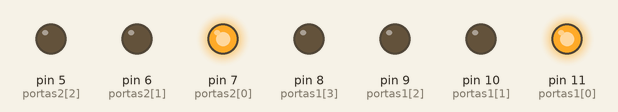
Recording of a sketch running on a simulated Arduino Uno, built with avr-gcc and run on an emulated ATmega328P. Shown: output pins drawn as LEDs (lit = HIGH). Colours are those a GRB WS2812 strip shows for the declared byte order; what the sketch prints to the serial monitor is not drawn.

Above: at 0.1 s.
At 0.9 s:
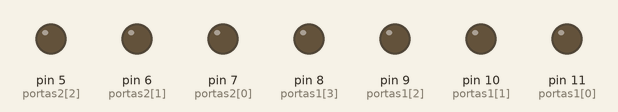
Timing chart, 0 to 2.4 s (numbered marks = the images above):
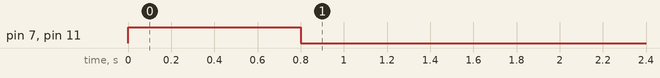

The sketch:

Teste_10.ino
```cpp
//#include <Adafruit_NeoPixel.h>
#include <SoftwareSerial.h>
#include <FastLED.h>
#define PIN 2       // On Trinket or Gemma, suggest changing this to 1
#define LED_PIN 10  // Popular NeoPixel ring size
#define DELAYVAL 1  // Time (in milliseconds) to pause between pixels
#define NUM_LEDS 50
#define DATA_PIN 4

#define um 3
#define alerta 2
//////////////////////////////////////////////////////////////////////////////////////////////////////////////
// variáveis
int vermelho = 255;
int verde = 0;
int azul = 255;
int velocidade = 0;
unsigned char a;
unsigned char b[13];
int dado;
int comtador;
int temp = 0;
char seguimento;
int brightness = 255;

//Adafruit_NeoPixel pixels(LED_PIN, PIN, NEO_GRB + NEO_KHZ800);
CRGB leds[NUM_LEDS];
//////////////////////////////////////////////////////////////////////////////////////////////////////////////
// prototipo Funções

void Unidade(int nun);
void Decodifica(int numero);
void Seguimento(bool multiplo, char s);
SoftwareSerial mySerial(3, 2);
void contaTempo(void);
void Numero(int);
void Radar(void);
bool Manual(void);
void Envia(void);

byte portas1[] = { 11, 10, 9, 8 };
byte portas2[] = { 7, 6, 5, 4 };
byte num[10][4] = {
  { 0, 0, 0, 0 },
  { 0, 0, 0, 1 },
  { 0, 0, 1, 0 },
  { 0, 0, 1, 1 },
  { 0, 1, 0, 0 },
  { 0, 1, 0, 1 },
  { 0, 1, 1, 0 },
  { 0, 1, 1, 1 },
  { 1, 0, 0, 0 },
  { 1, 0, 0, 1 }
};
//////////////////////////////////////////////////////////////////////////////////////////////////////////////
// Confiruração
void setup() {
  //pixels.begin();  // INITIALIZE NeoPixel strip object (REQUIRED)
  FastLED.addLeds<WS2812, DATA_PIN>(leds, NUM_LEDS);
  FastLED.setBrightness(brightness);
  FastLED.clear();

  for (int i = 0; i < 4; i++)
    pinMode(portas1[i], OUTPUT);

  for (int j = 0; j < 4; j++)
    pinMode(portas2[j], OUTPUT);
  mySerial.begin(9600);
  Serial.begin(115200);
  Serial.println("Pronto");
  Numero(88);
  digitalWrite(alerta, HIGH);
  digitalWrite(um, HIGH);
  //digitalWrite(um, HIGH);
  delay(800);
  Numero(0);
  digitalWrite(um, LOW);
  digitalWrite(alerta, LOW);
}
//////////////////////////////////////////////////////////////////////////////////////////////////////////////
// Loop Principal
void loop() {
  //Unidade(1);
  //seguimento = 'a';
  Seguimento(0, 'a');
  delay(400);
  //leds[3] = CRGB::Red;
  //FastLED.clear();
  //Decodifica(22);
  Radar();
  contaTempo();
}
//////////////////////////////////////////////////////////////////////////////////////////////////////////////
//
void Seguimento(int multiplo, char s) {
  int digito = 0;
  if (multiplo) digito = 70;
  switch (s) {

    case 'a':
      for (int i = 0; i < 10; i++) {
        leds[i + digito] = CRGB(azul, verde, vermelho);
        //Serial.print(i);
        FastLED.show();
        delay(velocidade);
        ;
      }
      break;

    case 'b':
      for (int i = 10; i < 20; i++) {
        leds[i + digito] = CRGB(azul, verde, vermelho);
        //Serial.print(i);
        FastLED.show();
        delay(velocidade);
      }
      break;

    case 'c':
      for (int i = 20; i < 30; i++) {
        leds[i + digito] = CRGB(azul, verde, vermelho);
        FastLED.show();
        //delay(velocidade);
      }
      break;
    case 'd':
      for (int i = 30; i < 40; i++) {
        leds[i + digito] = CRGB(azul, verde, vermelho);
        FastLED.show();
        delay(velocidade);
      }
      break;
    case 'e':
      for (int i = 40; i < 50; i++) {
        leds[i + digito] = CRGB(azul, verde, vermelho);
        FastLED.show();
        delay(velocidade);
      }
      break;
    case 'f':
      for (int i = 50; i < 60; i++) {
        leds[i + digito] = CRGB(azul, verde, vermelho);
        FastLED.show();
        delay(velocidade);
      }
      break;
    case 'g':
      for (int i = 60; i < 70; i++) {
        leds[i + digito] = CRGB(azul, verde, vermelho);
        FastLED.show();
        delay(velocidade);
      }
      break;
    case 'h':
      for (int i = 140; i < 160; i++) {
        leds[i + digito] = CRGB(azul, verde, vermelho);
        FastLED.show();
        delay(velocidade);
      }
      break;
  }
}
//////////////////////////////////////////////////////////////////////////////////////////////////////////////
//
void Decodifica(int numero) {
  int dezena = numero / 10;
  int unidade = numero % 10;
  int multiplo = 0;
  int varredura = 2;
  numero = unidade;
  // Serial.print(numero);
  //Serial.print('unidade',unidade);

  for (int i = 0; i < varredura; i++) {
    int digito = unidade;
    switch (numero) {
      case 0:
        Seguimento(multiplo, 'a');
        Seguimento(multiplo, 'b');
        Seguimento(multiplo, 'c');
        Seguimento(multiplo, 'd');
        Seguimento(multiplo, 'e');
        Seguimento(multiplo, 'f');
        FastLED.show();
        break;
      case 1:
        Seguimento(multiplo, 'b');
        Seguimento(multiplo, 'c');
        FastLED.show();
        break;
      case 2:
        Seguimento(multiplo, 'a');
        Seguimento(multiplo, 'b');
        Seguimento(multiplo, 'd');
        Seguimento(multiplo, 'e');
        Seguimento(multiplo, 'g');
        FastLED.show();
        break;
      case 3:
        Seguimento(multiplo, 'a');
        Seguimento(multiplo, 'b');
        Seguimento(multiplo, 'c');
        Seguimento(multiplo, 'd');
        Seguimento(multiplo, 'g');
        FastLED.show();
        break;
      case 4:
        Seguimento(multiplo, 'b');
        Seguimento(multiplo, 'c');
        FastLED.show();
        break;
      case 5:
        Seguimento(multiplo, 'a');
        Seguimento(multiplo, 'c');
        Seguimento(multiplo, 'd');
        Seguimento(multiplo, 'f');
        Seguimento(multiplo, 'g');
        FastLED.show();
        break;
      case 6:
        Seguimento(multiplo, 'a');
        Seguimento(multiplo, 'c');
        Seguimento(multiplo, 'd');
        Seguimento(multiplo, 'e');
        Seguimento(multiplo, 'f');
        Seguimento(multiplo, 'g');
        break;
      case 7:
        Seguimento(multiplo, 'a');
        Seguimento(multiplo, 'b');
        Seguimento(multiplo, 'c');
        FastLED.show();
        break;
      case 8:
        Seguimento(multiplo, 'a');
        Seguimento(multiplo, 'b');
        Seguimento(multiplo, 'c');
        Seguimento(multiplo, 'd');
        Seguimento(multiplo, 'e');
        Seguimento(multiplo, 'f');
        Seguimento(multiplo, 'g');
        FastLED.show();
        break;
      case 9:
        Seguimento(multiplo, 'a');
        Seguimento(multiplo, 'b');
        Seguimento(multiplo, 'c');
        Seguimento(multiplo, 'd');
        Seguimento(multiplo, 'f');
        Seguimento(multiplo, 'g');
        FastLED.show();
        break;
        FastLED.show();
        break;
    }
    if (dezena > 0) {
      multiplo = 1;
      numero = dezena;
      varredura = dezena;
    }
  }
}
//////////////////////////////////////////////////////////////////////////////////////////////////////////////
//
void Envia() {


  int value = 0;
  int previous_millis = 25;
  int loop_time = 87;

  // escreve o resultado
  if (Serial.availableForWrite()) {
    String outstr = String(String(dado, DEC) + "," + String(loop_time, DEC) + "," + String(value, DEC));
    Serial.println(outstr);
  }
}

/////////////////////////////////////////////////////////////////////////////////////////
void Numero(int valor) {
  int dezena = valor / 10;
  int unidade = valor % 10;

  for (int i = 0; i < 4; i++) {
    digitalWrite(portas1[i], num[dezena][i]);
    digitalWrite(portas2[i], num[unidade][i]);
  }
}
/////////////////////////////////////////////////////////////////////////////////////////
void Radar(void) {

  while (mySerial.available() >= 12) {  // Verifica se há 12 bytes disponíveis
    byte dados[12];                     // Array para armazenar os dados recebidos
    mySerial.readBytes(dados, 12);      // Lê 12 bytes da porta serial

    if (dados[1] == 85) {
      //Serial.print("dado = ");
      //Serial.println(dado);
      for (int i = 0; i < 12; i++) {
        dado = dados[i];  // Converte o byte para inteiro
        //Serial.print(dado);
        //Serial.print(" ");
        if (i == 6) {  // Imprime o sexto elemento do array
          Serial.print("dado ");
          Serial.print(dado);
          Serial.println("");
          if ((temp == 0) || (temp < dado)) {
            temp = dado;
            //Serial.print("Vel. ");
            Envia();
            //Serial.println(dado);
            //envia = String(dado, DEC);
            //Serial.println(envia);
            Numero(dado);
            if (dado > 20) {
              digitalWrite(alerta, HIGH);
              //Serial.println("auto");
              //Serial.println(" ");
            }
          }
        }
      }
    }
    //Serial.println("");
  }
}
/////////////////////////////////////////////////////////////////////////////////////////
void contaTempo() {
  static unsigned long lastTime1 = 0;
  unsigned long currentTime = millis();  // guarda o tempo atual
  static unsigned long intevaloDeContagem = 5000;

  if ((currentTime - lastTime1) >= intevaloDeContagem) {  // verifica se já passaram 500ms desde a última mudança
    lastTime1 = currentTime;
    comtador++;
    Numero(0);
    temp = 0;
    //digitalWrite(alerta, LOW);
    //Serial.println("Zero");
  }
}
```
